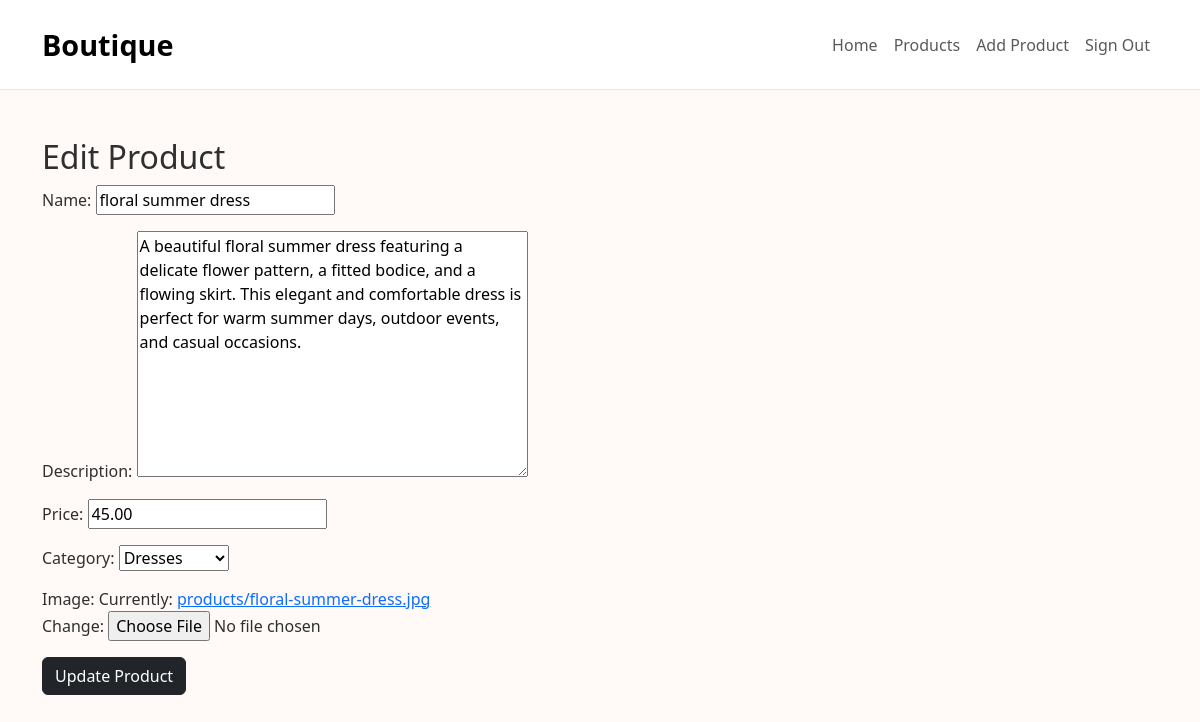
The app's page /products/edit/2/ (signed in) with its own data.
### products/models.py (models this page shows, shortened)
class Product(models.Model):
    category = models.ForeignKey(
        Category,
        on_delete=models.SET_NULL,
        null=True,
        blank=True,
        related_name='products'
    )
    name = models.CharField(max_length=100)
    description = models.TextField()
    price = models.DecimalField(max_digits=6, decimal_places=2)
    image = models.ImageField(upload_to='products/')

class Category(models.Model):
    name = models.CharField(max_length=100)
    def __str__(self):
        return self.name

### products/views.py (the view)
# urls.py: path('edit/<int:id>/', views.edit_product, name='edit_product'),
@login_required
def edit_product(request, id):
    product = get_object_or_404(Product, id=id)
    if request.method == 'POST':
        form = ProductForm(request.POST, request.FILES, instance=product)
        if form.is_valid():
            form.save()
            return redirect('product_detail', id=product.id)
    else:
        form = ProductForm(instance=product)
    context = {
        'form': form,
        'product': product,
    }
    return render(request, 'products/edit_product.html', context)

### products/forms.py
class ProductForm(forms.ModelForm):
    class Meta:
        model = Product
        fields = ['name', 'description', 'price', 'category', 'image']

### templates/products/edit_product.html (shortened to what this page needs)
{% extends "base.html" %}
{% block content %}
<div class="container mt-5">
    <h2>Edit Product</h2>
    <form method="POST" enctype="multipart/form-data">
        {{ form.as_p }}
        <button type="submit" class="btn btn-dark">
            Update Product
        </button>
    </form>
</div>
{% endblock %}

### home/static/css/style.css (style rules this page uses)
body { background-color: #fffaf8; color: #2f2f2f; }

### records on screen
Product: name "floral summer dress", description "A beautiful floral summer dress featuring a delicate flower pattern, a fitted bodice, and a flowing skirt. This elegant and comfortable dress is perfect for warm summer days, outdoor events, and casual occasions.", price "45.00", category "Dresses"
